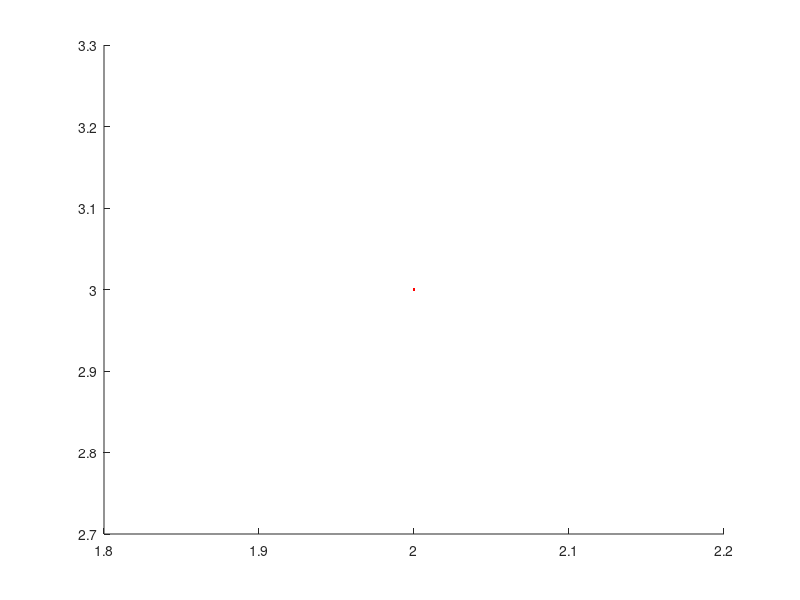

Write MATLAB code to recreate this figure. (Note: this script raises an error after producing the figure.)
clc
clear all
%datos
a=2;
b=0;
h=0.1;
N=(b-a)/h;
t(1)=a;
x(1)=3;
y(1)=1;
%programa
for k=1:N
    t(k+1)=t(k)+h;
    x(k+1)=x(k)+h*y(k);
    y(k+1)=y(k)-h*x(k);
end
%salida
hold on
plot(t,x,'r')
z=dsolve('Dz=-2*t^3+12*t^2-20*t+8.5','z(0)=3')
ezplot(z,[0,5])
hold off
